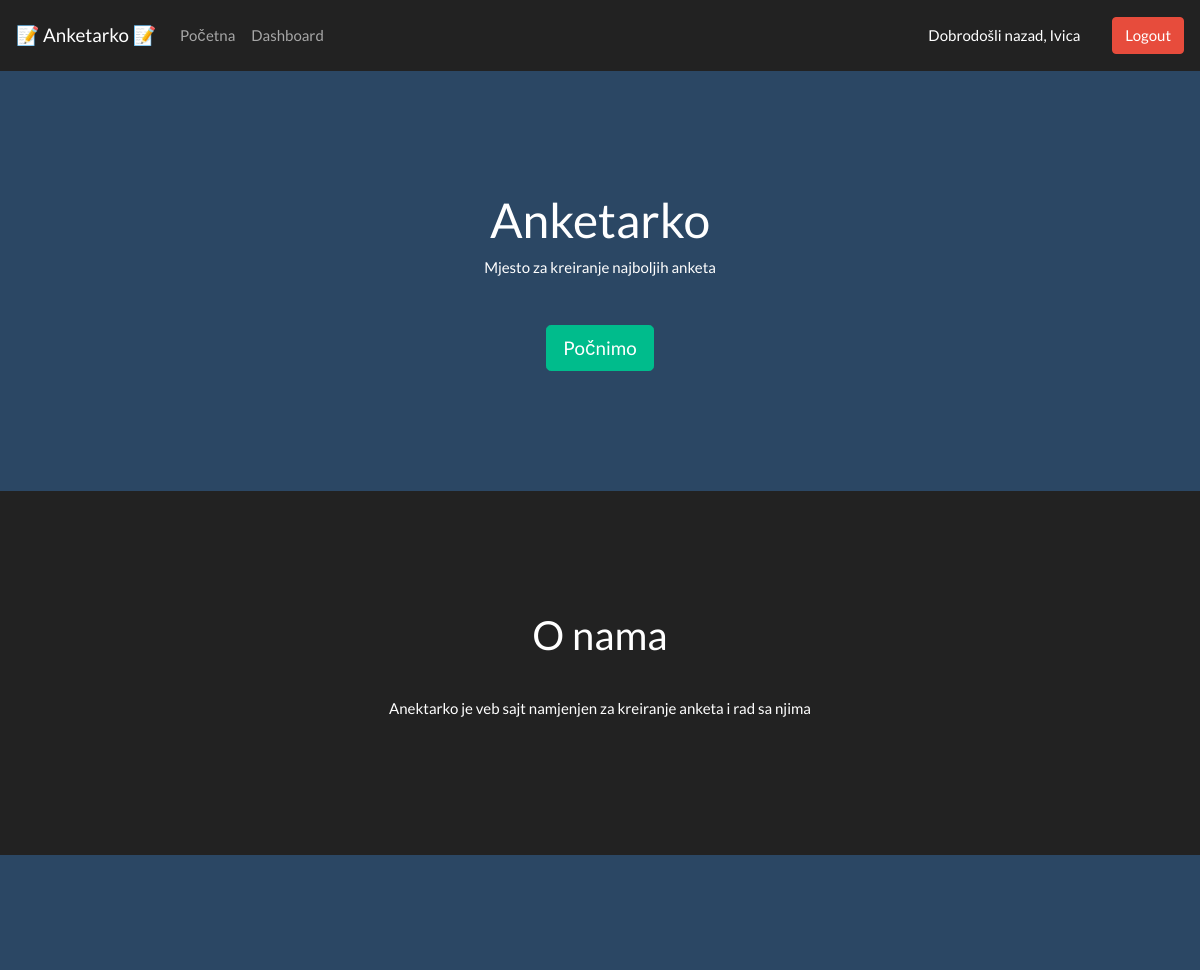
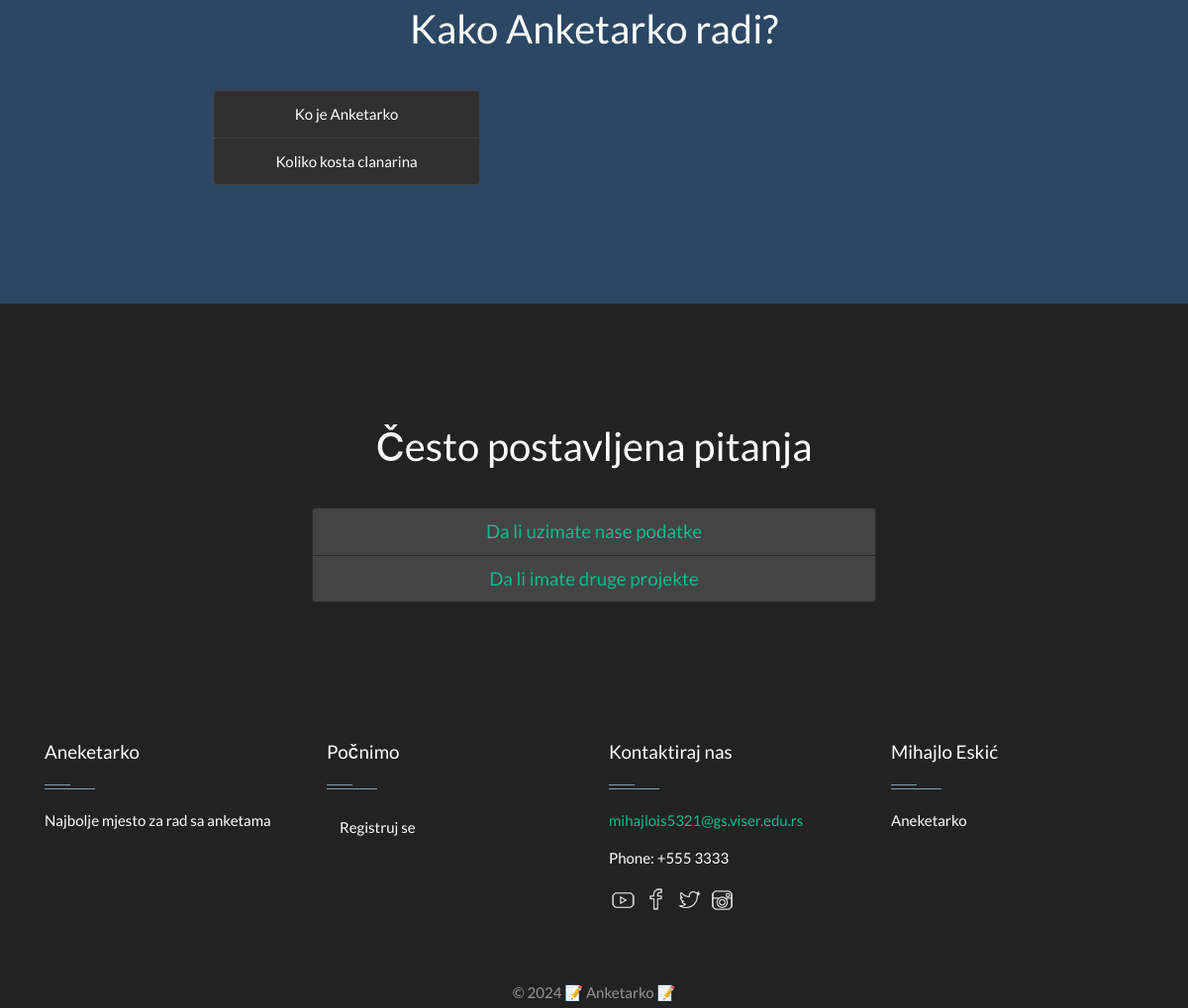
Page / (signed in) on the committed database (2 pictures, top to bottom).
### tables this page shows
CREATE TABLE `explanations` (
  `id` int(255) NOT NULL,
  `section_name` varchar(255) NOT NULL,
  `body` varchar(255) NOT NULL
);

CREATE TABLE `faq` (
  `id` int(255) NOT NULL,
  `question` varchar(255) NOT NULL,
  `answer` varchar(255) NOT NULL
);

### classes/Explanation.php (called while the page is built, shortened)
<?php
class Explanation implements ExplanationInterface {
    public function listExps($dbcon){
        $sql = 'SELECT * FROM explanations';
        $pdostm = $dbcon->prepare($sql);
        $pdostm->execute();
        $exps = $pdostm->fetchAll(PDO::FETCH_ASSOC);
        return $exps;
    }
}

### classes/FAQ.php (called while the page is built, shortened)
<?php
class FAQ implements FAQInterface {
    public function listFAQs($dbcon){
        $sql = 'SELECT * FROM faq';
        $pdostm = $dbcon->prepare($sql);
        $pdostm->execute();
        $faqs = $pdostm->fetchAll(PDO::FETCH_ASSOC);
        return $faqs;
    }
}

### index.php (the view, shortened to what this page needs)
<?php
require_once 'dbConnection.php';
require_once 'classes/FAQ.php';
require_once 'classes/Explanation.php';
$dbcon = Database::getDb();
$f = new FAQ();
$faqs = $f->listFAQs($dbcon);
$e = new Explanation();
$exps = $e->listExps($dbcon);
?>
<!DOCTYPE html>
<html lang="en">
<head>
    <link rel="stylesheet" href="css/index.css">
    <link rel="stylesheet" href="css/footerStyle.css">
    <link href="https://stackpath.bootstrapcdn.com/bootswatch/4.4.1/darkly/bootstrap.min.css" rel="stylesheet">
</head>
<body>
    <?php include_once 'header.php'; ?>
    <main>
        <div class="container-fluid text-center bg text">
            <h1>Anketarko</h1>
            <p>Mjesto za kreiranje najboljih anketa</p>
            <div class="pad-top">
                <a href="#get-started" class="btn btn-success btn-lg">Počnimo</a>
            </div>
        </div>
        <div class="container-fluid text-center">
            <h2>O nama</h2>
            <p class="pad-top">Anektarko je veb sajt namjenjen za kreiranje anketa i rad sa njima</p>
        </div>
        <div class="container-fluid bg text-center" id="get-started">
            <h2 class="text">Kako Anketarko radi?</h2>
            <div class="row pad-top">
                <div class="col-2"></div>
                <div class="col-3">
                    <div class="list-group" id="list-exp" role="tablist">
                        <?php foreach($exps as $exp){ ?>
                            <a class="list-group-item list-group-item-action" id="list-<?= $exp['id']; ?>-exp" data-toggle="list" href="#list-<?= $exp['id']; ?>" role="tab" aria-controls="prince"><?= $exp['section_name']; ?></a>
                        <?php } ?>
                    </div>
                </div>
                <div class="col-5 text-left">
                </div>
                <div class="col-2"></div>
            </div>
        </div>
        <div class="container-fluid text-center">
            <h2>Često postavljena pitanja</h2>
            <div class="row pad-top">
                <div class="col-md-3"></div>
                <div class="accordion md-accordion col-md-6" id="accordionFAQ" role="tablist" aria-multiselectable="true">
                    <?php foreach($faqs as $faq){ ?>
                    <div class="card">
                        <div class="card-header" role="tab" id="heading<?= $faq['id']; ?>">
                            <a class="collapsed" data-toggle="collapse" data-parent="#accordionFAQ" href="#collapse<?= $faq['id']; ?>" aria-expanded="false" aria-controls="collapse<?= $faq['id']; ?>">
                                <h3 class="mb-0 h5"><?= $faq['question']; ?></h3>
                            </a>
                        </div>
                    </div>
                    <?php } ?>
                </div>
                <div class="col-md-3"></div>
            </div>
        </div>
    </main>
    <?php include 'footer.php'; ?>
</body>
</html>

### css/index.css (style rules this page uses)
.bg { background-color:#2B4764; }
.container-fluid { padding-top:120px; padding-bottom:120px; }
.pad-top { padding-top:30px; }

### css/footerStyle.css (style rules this page uses)
.btn { background-color: #ff8d1e; color:#fff; }

### rows in the picture
explanations: section_name "Ko je Anketarko"
explanations: section_name "Koliko kosta clanarina"
faq: question "Da li uzimate nase podatke"
faq: question "Da li imate druge projekte"

### other values in the picture
$_SESSION['username'] "Ivica"
date ('Y') "2024"
